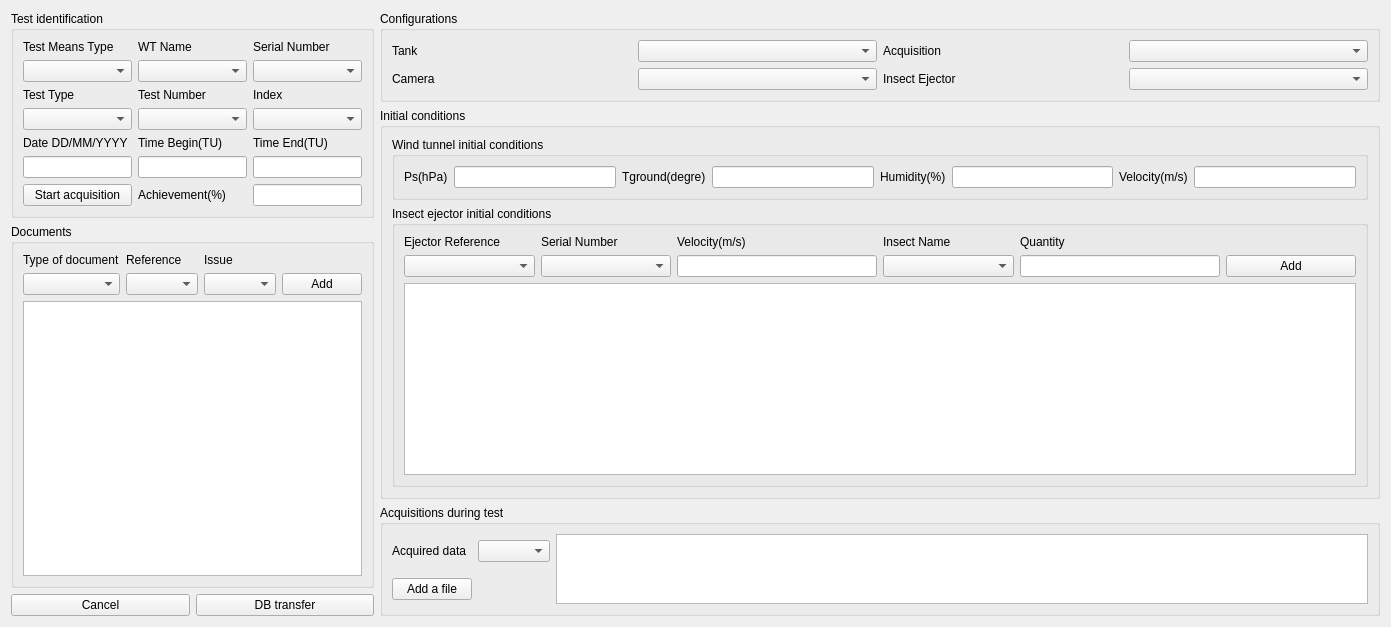
      <widget class="QWidget" name="tab_4">
       <attribute name="title">
        <string>WT Test</string>
       </attribute>
       <layout class="QGridLayout" name="gridLayout_10">
        <item row="0" column="0" colspan="2">
         <widget class="QGroupBox" name="groupBox_9">
          <property name="title">
           <string>Test identification</string>
          </property>
          <layout class="QVBoxLayout" name="verticalLayout_2">
           <item>
            <layout class="QGridLayout" name="gridLayout_13">
             <item row="6" column="0">
              <widget class="QPushButton" name="pushButton_13">
               <property name="text">
                <string>Start acquisition</string>
               </property>
              </widget>
             </item>
             <item row="6" column="1">
              <widget class="QLabel" name="label_61">
               <property name="text">
                <string>Achievement(%)</string>
               </property>
              </widget>
             </item>
             <item row="0" column="1">
              <widget class="QLabel" name="label_60">
               <property name="text">
                <string>WT Name</string>
               </property>
              </widget>
             </item>
             <item row="0" column="0">
              <widget class="QLabel" name="label_58">
               <property name="text">
                <string>Test Means Type</string>
               </property>
              </widget>
             </item>
             <item row="0" column="2">
              <widget class="QLabel" name="label_59">
               <property name="text">
                <string>Serial Number</string>
               </property>
              </widget>
             </item>
             <item row="6" column="2">
              <widget class="QLineEdit" name="lineEdit_26"/>
             </item>
             <item row="5" column="0">
              <widget class="QLineEdit" name="lineEdit_23"/>
             </item>
             <item row="5" column="1">
              <widget class="QLineEdit" name="lineEdit_24"/>
             </item>
             <item row="3" column="2">
              <widget class="QComboBox" name="comboBox_31"/>
             </item>
             <item row="3" column="1">
              <widget class="QComboBox" name="comboBox_33"/>
             </item>
             <item row="5" column="2">
              <widget class="QLineEdit" name="lineEdit_25"/>
             </item>
             <item row="1" column="0">
              <widget class="QComboBox" name="comboBox_27"/>
             </item>
             <item row="4" column="2">
              <widget class="QLabel" name="label_57">
               <property name="text">
                <string>Time End(TU)</string>
               </property>
              </widget>
             </item>
             <item row="3" column="0">
              <widget class="QComboBox" name="comboBox_30"/>
             </item>
             <item row="1" column="1">
              <widget class="QComboBox" name="comboBox_26"/>
             </item>
             <item row="1" column="2">
              <widget class="QComboBox" name="comboBox_28"/>
             </item>
             <item row="2" column="1">
              <widget class="QLabel" name="label_50">
               <property name="text">
                <string>Test Number</string>
               </property>
              </widget>
             </item>
             <item row="4" column="0">
              <widget class="QLabel" name="label_55">
               <property name="text">
                <string>Date DD/MM/YYYY</string>
               </property>
              </widget>
             </item>
             <item row="2" column="0">
              <widget class="QLabel" name="label_51">
               <property name="text">
                <string>Test Type</string>
               </property>
              </widget>
             </item>
             <item row="2" column="2">
              <widget class="QLabel" name="label_53">
               <property name="text">
                <string>Index</string>
               </property>
              </widget>
             </item>
             <item row="4" column="1">
              <widget class="QLabel" name="label_54">
               <property name="text">
                <string>Time Begin(TU)</string>
               </property>
              </widget>
             </item>
            </layout>
           </item>
          </layout>
         </widget>
        </item>
        <item row="0" column="2" rowspan="3">
         <layout class="QVBoxLayout" name="verticalLayout_7">
          <item>
           <widget class="QGroupBox" name="groupBox_6">
            <property name="minimumSize">
             <size>
              <width>1000</width>
              <height>0</height>
             </size>
            </property>
            <property name="maximumSize">
             <size>
              <width>16777215</width>
              <height>150</height>
             </size>
            </property>
            <property name="title">
             <string>Configurations</string>
            </property>
            <layout class="QGridLayout" name="gridLayout_8">
             <item row="0" column="0">
              <widget class="QLabel" name="label_34">
               <property name="text">
                <string>Tank</string>
               </property>
              </widget>
             </item>
             <item row="0" column="1">
              <widget class="QComboBox" name="comboBox_20"/>
             </item>
             <item row="0" column="2">
              <widget class="QLabel" name="label_35">
               <property name="text">
                <string>Acquisition</string>
               </property>
              </widget>
             </item>
             <item row="0" column="3">
              <widget class="QComboBox" name="comboBox_21"/>
             </item>
             <item row="1" column="0">
              <widget class="QLabel" name="label_33">
               <property name="text">
                <string>Camera</string>
               </property>
              </widget>
             </item>
             <item row="1" column="1">
              <widget class="QComboBox" name="comboBox_19"/>
             </item>
             <item row="1" column="2">
              <widget class="QLabel" name="label_52">
               <property name="text">
                <string>Insect Ejector</string>
               </property>
              </widget>
             </item>
             <item row="1" column="3">
              <widget class="QComboBox" name="comboBox_29"/>
             </item>
            </layout>
           </widget>
          </item>
          <item>
           <widget class="QGroupBox" name="groupBox_8">
            <property name="minimumSize">
             <size>
              <width>0</width>
              <height>350</height>
             </size>
            </property>
            <property name="title">
             <string>Initial conditions</string>
            </property>
            <layout class="QGridLayout" name="gridLayout_12">
             <item row="0" column="0">
              <widget class="QGroupBox" name="groupBox_11">
               <property name="title">
                <string>Wind tunnel initial conditions</string>
               </property>
               <layout class="QGridLayout" name="gridLayout_15">
                <item row="0" column="6">
                 <widget class="QLabel" name="label_40">
                  <property name="text">
                   <string>Velocity(m/s)</string>
                  </property>
                 </widget>
                </item>
                <item row="0" column="4">
                 <widget class="QLabel" name="label_39">
                  <property name="text">
                   <string>Humidity(%)</string>
                  </property>
                 </widget>
                </item>
                <item row="0" column="3">
                 <widget class="QLineEdit" name="lineEdit_15"/>
                </item>
                <item row="0" column="5">
                 <widget class="QLineEdit" name="lineEdit_16"/>
                </item>
                <item row="0" column="7">
                 <widget class="QLineEdit" name="lineEdit_17"/>
                </item>
                <item row="0" column="0">
                 <widget class="QLabel" name="label_37">
                  <property name="text">
                   <string>Ps(hPa)</string>
                  </property>
                 </widget>
                </item>
                <item row="0" column="2">
                 <widget class="QLabel" name="label_38">
                  <property name="text">
                   <string>Tground(degre)</string>
                  </property>
                 </widget>
                </item>
                <item row="0" column="1">
                 <widget class="QLineEdit" name="lineEdit_14"/>
                </item>
               </layout>
              </widget>
             </item>
             <item row="1" column="0">
              <widget class="QGroupBox" name="groupBox_12">
               <property name="title">
                <string>Insect ejector initial conditions</string>
               </property>
               <layout class="QGridLayout" name="gridLayout_7">
                <item row="1" column="2">
                 <widget class="QLineEdit" name="lineEdit_18">
                  <property name="maximumSize">
                   <size>
                    <width>200</width>
                    <height>16777215</height>
                   </size>
                  </property>
                 </widget>
                </item>
                <item row="0" column="1">
                 <widget class="QLabel" name="label_42">
                  <property name="text">
                   <string>Serial Number</string>
                  </property>
                 </widget>
                </item>
                <item row="0" column="2">
                 <widget class="QLabel" name="label_43">
                  <property name="text">
                   <string>Velocity(m/s)</string>
                  </property>
                 </widget>
                </item>
                <item row="1" column="1">
                 <widget class="QComboBox" name="comboBox_24"/>
                </item>
                <item row="0" column="0">
                 <widget class="QLabel" name="label_41">
                  <property name="text">
                   <string>Ejector Reference</string>
                  </property>
                 </widget>
                </item>
                <item row="0" column="3">
                 <widget class="QLabel" name="label_44">
                  <property name="text">
                   <string>Insect Name</string>
                  </property>
                 </widget>
                </item>
                <item row="1" column="4">
                 <widget class="QLineEdit" name="lineEdit_19">
                  <property name="maximumSize">
                   <size>
                    <width>200</width>
                    <height>16777215</height>
                   </size>
                  </property>
                 </widget>
                </item>
                <item row="1" column="0">
                 <widget class="QComboBox" name="comboBox_23"/>
                </item>
                <item row="0" column="4">
                 <widget class="QLabel" name="label_45">
                  <property name="text">
                   <string>Quantity</string>
                  </property>
                 </widget>
                </item>
                <item row="1" column="3">
                 <widget class="QComboBox" name="comboBox_25"/>
                </item>
                <item row="1" column="5">
                 <widget class="QPushButton" name="pushButton_8">
                  <property name="text">
                   <string>Add</string>
                  </property>
                 </widget>
                </item>
                <item row="2" column="0" colspan="6">
                 <widget class="QTableView" name="tableView"/>
                </item>
               </layout>
              </widget>
             </item>
            </layout>
           </widget>
          </item>
          <item>
           <widget class="QGroupBox" name="groupBox_7">
            <property name="title">
             <string>Acquisitions during test</string>
            </property>
            <layout class="QGridLayout" name="gridLayout_9">
             <item row="0" column="0">
              <widget class="QLabel" name="label_36">
               <property name="text">
                <string>Acquired data</string>
               </property>
              </widget>
             </item>
             <item row="0" column="1">
              <widget class="QComboBox" name="comboBox_22"/>
             </item>
             <item row="0" column="2" rowspan="2">
              <widget class="QTableWidget" name="tableWidget_4"/>
             </item>
             <item row="1" column="0">
              <widget class="QPushButton" name="pushButton_9">
               <property name="text">
                <string>Add a file</string>
               </property>
              </widget>
             </item>
            </layout>
           </widget>
          </item>
         </layout>
        </item>
        <item row="1" column="0" colspan="2">
         <widget class="QGroupBox" name="groupBox_10">
          <property name="title">
           <string>Documents</string>
          </property>
          <layout class="QGridLayout" name="gridLayout_11">
           <item row="0" column="0">
            <layout class="QGridLayout" name="gridLayout_14">
             <item row="0" column="2">
              <widget class="QLabel" name="label_46">
               <property name="text">
                <string>Issue</string>
               </property>
              </widget>
             </item>
             <item row="1" column="1">
              <widget class="QComboBox" name="comboBox_32">
               <property name="minimumSize">
                <size>
                 <width>0</width>
                 <height>20</height>
                </size>
               </property>
              </widget>
             </item>
             <item row="0" column="0">
              <widget class="QLabel" name="label_47">
               <property name="text">
                <string>Type of document</string>
               </property>
              </widget>
             </item>
             <item row="1" column="0">
              <widget class="QComboBox" name="comboBox_34">
               <property name="minimumSize">
                <size>
                 <width>0</width>
                 <height>20</height>
                </size>
               </property>
              </widget>
             </item>
             <item row="0" column="1">
              <widget class="QLabel" name="label_48">
               <property name="text">
                <string>Reference</string>
               </property>
              </widget>
             </item>
             <item row="1" column="2">
              <widget class="QComboBox" name="comboBox_35">
               <property name="minimumSize">
                <size>
                 <width>0</width>
                 <height>20</height>
                </size>
               </property>
              </widget>
             </item>
             <item row="1" column="3">
              <widget class="QPushButton" name="pushButton_10">
               <property name="text">
                <string>Add</string>
               </property>
              </widget>
             </item>
            </layout>
           </item>
           <item row="1" column="0">
            <widget class="QTableWidget" name="tableWidget_6"/>
           </item>
          </layout>
         </widget>
        </item>
        <item row="2" column="0">
         <widget class="QPushButton" name="pushButton_12">
          <property name="text">
           <string>Cancel</string>
          </property>
         </widget>
        </item>
        <item row="2" column="1">
         <widget class="QPushButton" name="pushButton_11">
          <property name="text">
           <string>DB transfer</string>
          </property>
         </widget>
        </item>
       </layout>
      </widget>
